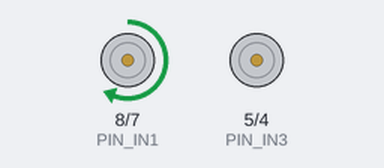
This sketch was run on a simulated Arduino Uno, built with avr-gcc and run on an emulated ATmega328P. On the bench: motor-driver pin pairs drawn as motors (green arrow = first pin HIGH = forward, orange = second pin HIGH = backward, longer = more drive, scaled by the enable pin). What the sketch prints to the serial monitor is not drawn.

Above: at 2.5 s.
At 5.1 s:
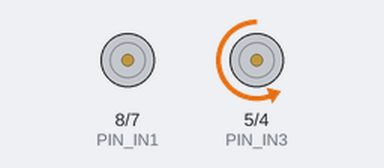
At 9.0 s:
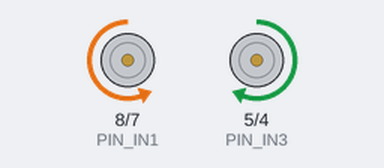
At 15.0 s:
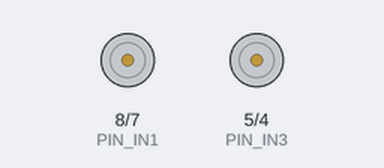
Timing chart, 0 to 21.1 s (numbered marks = the images above):
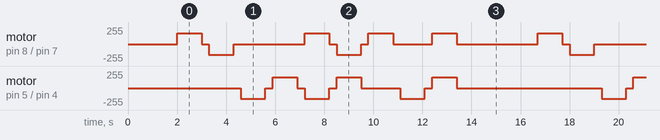

The sketch:

test_motors.ino
```cpp
/**
 * test_motors.ino
 * ---------------
 * Standalone motor test sketch.
 * Upload this to verify motor wiring BEFORE uploading the main sketch.
 *
 * Each motor is tested individually in forward and reverse, followed by
 * a combined forward/backward/turn sequence. Observe the Serial Monitor
 * at 9600 baud to follow the test sequence in real time.
 *
 * Expected behaviour:
 *   1. Left motor forward  → left wheel spins forward
 *   2. Left motor backward → left wheel spins backward
 *   3. Right motor forward → right wheel spins forward
 *   4. Right motor backward→ right wheel spins backward
 *   5. Both forward        → robot would drive straight
 *   6. Turn right          → left wheel spins, right stops
 *   7. Turn left           → right wheel spins, left stops
 *
 * If a motor runs in the wrong direction, swap its two wires at the
 * L298N screw terminals (OUT1/OUT2 or OUT3/OUT4).
 */

#include "config.h"
#include "motors.h"

#define TEST_SPEED   160
#define STEP_MS      1000   // Duration of each test step

void setup() {
  Serial.begin(SERIAL_BAUD);
  motors_init();
  Serial.println(F("Motor Test — begin in 2 s"));
  delay(2000);
}

void loop() {
  // ── Left motor only ────────────────────────────────────────
  Serial.println(F("[1] Left motor FORWARD"));
  motors_set(TEST_SPEED, true, 0, true);
  delay(STEP_MS);
  motors_stop();
  delay(300);

  Serial.println(F("[2] Left motor BACKWARD"));
  motors_set(TEST_SPEED, false, 0, true);
  delay(STEP_MS);
  motors_stop();
  delay(300);

  // ── Right motor only ───────────────────────────────────────
  Serial.println(F("[3] Right motor FORWARD"));
  motors_set(0, true, TEST_SPEED, true);
  delay(STEP_MS);
  motors_stop();
  delay(300);

  Serial.println(F("[4] Right motor BACKWARD"));
  motors_set(0, true, TEST_SPEED, false);
  delay(STEP_MS);
  motors_stop();
  delay(300);

  // ── Both motors ────────────────────────────────────────────
  Serial.println(F("[5] Both FORWARD"));
  motors_forward(TEST_SPEED);
  delay(STEP_MS);
  motors_stop();
  delay(300);

  Serial.println(F("[6] Both BACKWARD"));
  motors_backward(TEST_SPEED);
  delay(STEP_MS);
  motors_stop();
  delay(300);

  // ── Turns ──────────────────────────────────────────────────
  Serial.println(F("[7] Turn RIGHT (pivot)"));
  motors_turn_right(TEST_SPEED);
  delay(STEP_MS);
  motors_stop();
  delay(300);

  Serial.println(F("[8] Turn LEFT (pivot)"));
  motors_turn_left(TEST_SPEED);
  delay(STEP_MS);
  motors_stop();
  delay(300);

  Serial.println(F("[9] Spin RIGHT (in place)"));
  motors_spin_right(TEST_SPEED);
  delay(STEP_MS);
  motors_stop();
  delay(300);

  Serial.println(F("== Test cycle complete. Repeating in 3 s =="));
  delay(3000);
}
```

motors.cpp
```cpp
/**
 * motors.cpp
 * ----------
 * Implementation of the L298N motor driver API.
 *
 * Left motor  → L298N Channel A (ENA, IN1, IN2)
 * Right motor → L298N Channel B (ENB, IN3, IN4)
 *
 * Because the motors are mirror-mounted, forward rotation on the left
 * motor requires IN1=HIGH/IN2=LOW, while forward rotation on the right
 * motor requires IN3=LOW/IN4=HIGH. This inversion is encapsulated here
 * so the rest of the firmware never needs to think about it.
 */

#include "motors.h"
#include "config.h"

// ── Internal helpers ─────────────────────────────────────────

static void left_forward(uint8_t speed) {
  digitalWrite(PIN_IN1, HIGH);
  digitalWrite(PIN_IN2, LOW);
  analogWrite(PIN_ENA, speed);
}

static void left_backward(uint8_t speed) {
  digitalWrite(PIN_IN1, LOW);
  digitalWrite(PIN_IN2, HIGH);
  analogWrite(PIN_ENA, speed);
}

static void left_stop() {
  analogWrite(PIN_ENA, 0);
  digitalWrite(PIN_IN1, LOW);
  digitalWrite(PIN_IN2, LOW);
}

static void right_forward(uint8_t speed) {
  // Mirror-mounted: physically inverted compared to left motor
  digitalWrite(PIN_IN3, LOW);
  digitalWrite(PIN_IN4, HIGH);
  analogWrite(PIN_ENB, speed);
}

static void right_backward(uint8_t speed) {
  digitalWrite(PIN_IN3, HIGH);
  digitalWrite(PIN_IN4, LOW);
  analogWrite(PIN_ENB, speed);
}

static void right_stop() {
  analogWrite(PIN_ENB, 0);
  digitalWrite(PIN_IN3, LOW);
  digitalWrite(PIN_IN4, LOW);
}

// ── Public API ───────────────────────────────────────────────

void motors_init() {
  pinMode(PIN_ENA, OUTPUT);
  pinMode(PIN_IN1, OUTPUT);
  pinMode(PIN_IN2, OUTPUT);
  pinMode(PIN_ENB, OUTPUT);
  pinMode(PIN_IN3, OUTPUT);
  pinMode(PIN_IN4, OUTPUT);
  motors_stop();
}

void motors_forward(uint8_t speed) {
  left_forward(speed);
  right_forward(speed);
}

void motors_backward(uint8_t speed) {
  left_backward(speed);
  right_backward(speed);
}

void motors_turn_right(uint8_t speed) {
  left_forward(speed);
  right_stop();
}

void motors_turn_left(uint8_t speed) {
  left_stop();
  right_forward(speed);
}

void motors_spin_right(uint8_t speed) {
  left_forward(speed);
  right_backward(speed);
}

void motors_spin_left(uint8_t speed) {
  left_backward(speed);
  right_forward(speed);
}

void motors_brake() {
  // Active brake: set both INx HIGH to short motor terminals
  analogWrite(PIN_ENA, 255);
  digitalWrite(PIN_IN1, HIGH);
  digitalWrite(PIN_IN2, HIGH);
  analogWrite(PIN_ENB, 255);
  digitalWrite(PIN_IN3, HIGH);
  digitalWrite(PIN_IN4, HIGH);
}

void motors_stop() {
  left_stop();
  right_stop();
}

void motors_set(uint8_t speedLeft, bool dirLeft,
                uint8_t speedRight, bool dirRight) {
  if (dirLeft)  left_forward(speedLeft);
  else          left_backward(speedLeft);
  if (dirRight) right_forward(speedRight);
  else          right_backward(speedRight);
}
```

motors.h
```cpp
/**
 * motors.h
 * --------
 * Public API for the L298N dual H-bridge motor driver.
 *
 * All speed values are PWM duty cycle: 0 (stopped) to 255 (full speed).
 *
 * Physical note: the two TT motors are mirror-mounted on the chassis,
 * so "forward" on the left motor uses opposite IN polarity to the right.
 * This is handled internally; callers simply use the semantic functions.
 */

#pragma once
#include <Arduino.h>

/**
 * Initialise all motor driver pins as outputs and ensure
 * both motors start in the stopped/coast state.
 * Call once from setup().
 */
void motors_init();

/**
 * Drive both motors forward at the given speed (0–255).
 */
void motors_forward(uint8_t speed);

/**
 * Drive both motors backward at the given speed (0–255).
 */
void motors_backward(uint8_t speed);

/**
 * Pivot right: left motor forward, right motor stopped.
 * For a tighter spin, set right motor backward — see motors_spin_right().
 */
void motors_turn_right(uint8_t speed);

/**
 * Pivot left: right motor forward, left motor stopped.
 */
void motors_turn_left(uint8_t speed);

/**
 * Spin in place to the right: left motor forward, right motor backward.
 * Faster rotation than motors_turn_right() but less smooth.
 */
void motors_spin_right(uint8_t speed);

/**
 * Spin in place to the left: right motor forward, left motor backward.
 */
void motors_spin_left(uint8_t speed);

/**
 * Active brake: short the motor terminals via the H-bridge.
 * Stops faster than coast but causes more motor wear.
 */
void motors_brake();

/**
 * Coast: disable both channels. Motors free-wheel to a stop.
 * Equivalent to motors_stop().
 */
void motors_stop();

/**
 * Set individual wheel speeds for fine-grained control.
 * speedLeft / speedRight : 0–255
 * dirLeft / dirRight     : true = forward, false = backward
 */
void motors_set(uint8_t speedLeft, bool dirLeft,
                uint8_t speedRight, bool dirRight);
```

config.h
```cpp
/**
 * config.h
 * --------
 * Central configuration file. Adjust these values to tune
 * robot behaviour without editing the main sketch or library files.
 */

#pragma once

// ── Serial ──────────────────────────────────────────────────
#define SERIAL_BAUD       9600

// ── Pin Assignments ──────────────────────────────────────────
// L298N Motor Driver — Channel A (Left Motor)
#define PIN_ENA           9     // PWM speed control — must be a PWM pin
#define PIN_IN1           8     // Direction bit 1
#define PIN_IN2           7     // Direction bit 2

// L298N Motor Driver — Channel B (Right Motor)
#define PIN_ENB           6     // PWM speed control — must be a PWM pin
#define PIN_IN3           5     // Direction bit 1
#define PIN_IN4           4     // Direction bit 2

// HC-SR04 Ultrasonic Sensor
#define PIN_TRIG          13
#define PIN_ECHO          12

// ── Speed Settings (0–255 PWM) ───────────────────────────────
#define DRIVE_SPEED       180   // Normal forward cruise speed
#define REVERSE_SPEED     160   // Speed while reversing
#define TURN_SPEED        150   // Speed during a turn

// ── Obstacle Avoidance Thresholds ────────────────────────────
#define STOP_DISTANCE     30    // cm — stop if obstacle closer than this

// ── Timing (milliseconds) ────────────────────────────────────
#define STOP_PAUSE_MS     200   // Brief pause before reversing
#define REVERSE_TIME_MS   400   // Duration of reverse manoeuvre
#define TURN_TIME_MS      500   // Duration of turn manoeuvre

// ── Sensor ───────────────────────────────────────────────────
#define ULTRASONIC_TIMEOUT_US  30000UL  // 30 000 µs ≈ 5 m max range
#define NO_OBSTACLE_CM         999      // Sentinel: no echo received
```

Measured:
- by itself, motor on pin 8 (PIN_IN1) / pin 7 (PIN_IN2): repeats every 14.7 s: stopped 0.30 s, backward 160/255 1.0 s, stopped 2.9 s, forward 160/255 1.0 s, stopped 0.30 s, backward 160/255 1.0 s, stopped 0.30 s, forward 160/255 1.0 s, stopped 1.6 s, forward 160/255 1.0 s, stopped 3.3 s, forward 160/255 1.0 s
- by itself, motor on pin 5 (PIN_IN3) / pin 4 (PIN_IN4): repeats every 14.7 s: stopped 0.30 s, forward 160/255 1.0 s, stopped 0.30 s, backward 160/255 1.0 s, stopped 0.30 s, forward 160/255 1.0 s, stopped 1.6 s, backward 160/255 1.0 s, stopped 0.30 s, forward 160/255 1.0 s, stopped 5.9 s, backward 160/255 1.0 s
